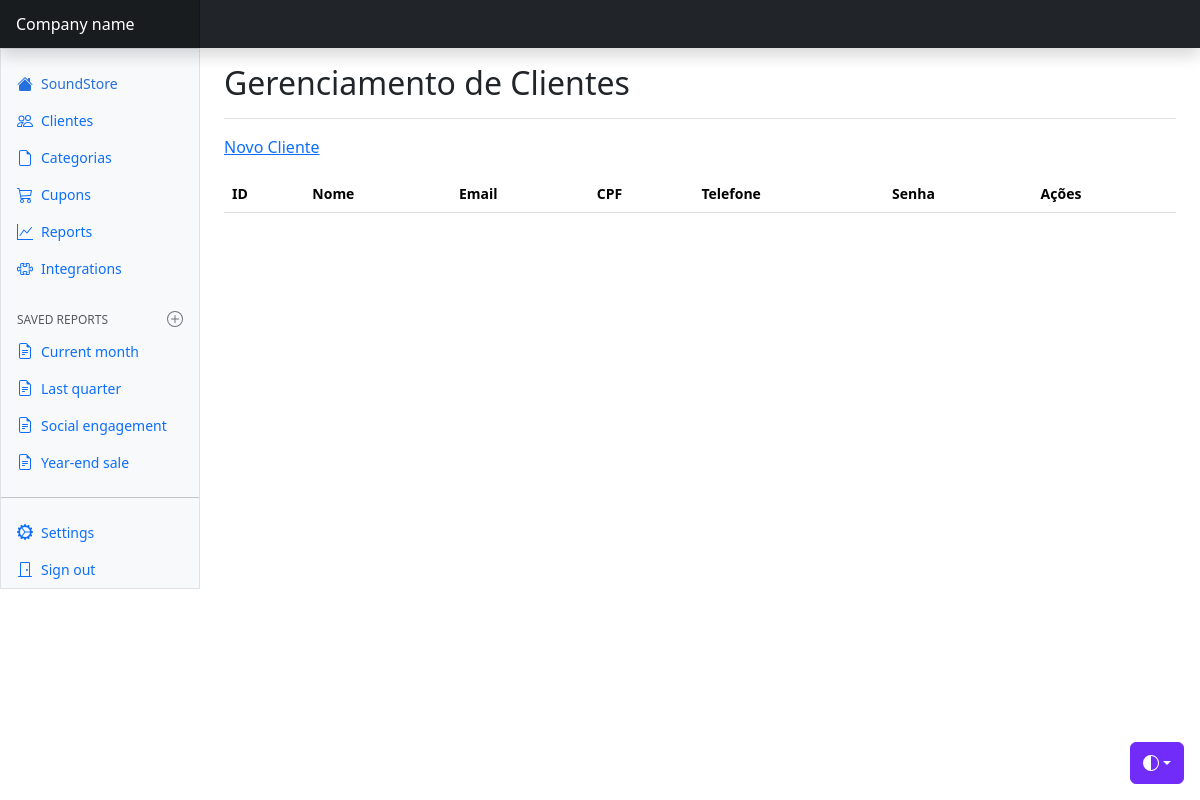
The app's page /views/cliente/index.php, older data.
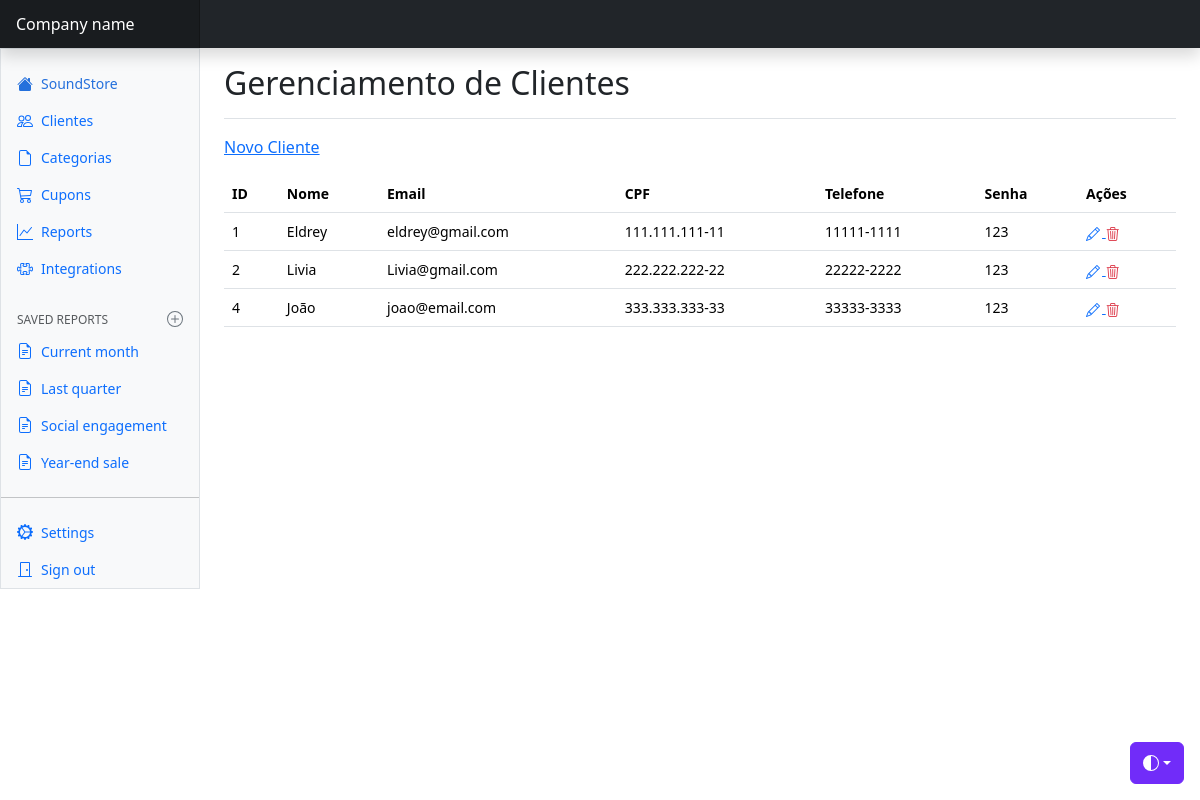
The same page, newer data.
### tables this page shows
CREATE TABLE `clientes` (
  `id` int(11) NOT NULL,
  `nome` varchar(100) DEFAULT NULL,
  `email` varchar(100) DEFAULT NULL,
  `cpf` varchar(14) DEFAULT NULL,
  `telefone` varchar(20) DEFAULT NULL,
  `senha` varchar(100) DEFAULT NULL
);

### config/BD.php (called while the page is built)
<?php
    class BD {
        public static function getConexao() {
            $conn = new PDO(
                "mysql:host=localhost;dbname=soundstore_bd",
                "root",
                ""
            );
            return $conn;
        }
    }

### model/dao/ClienteDAO.php (called while the page is built, shortened)
<?php
    class ClienteDAO {
        public function read() {
            try {
                $query = BD::getConexao()->prepare("SELECT * FROM clientes");
                if(!$query->execute()) {
                    print_r($query->errorInfo());
                }
                $listaClientes = array();
                foreach($query->fetchAll(PDO::FETCH_ASSOC) as $linha) {
                    $cliente = new Cliente();
                    $cliente->setId($linha['id']);
                    $cliente->setNome($linha['nome']);
                    $cliente->setEmail($linha['email']);
                    $cliente->setCpf($linha['cpf']);
                    $cliente->setTelefone($linha['telefone']);
                    $cliente->setSenha($linha['senha']);
                    array_push($listaClientes, $cliente);
                }
                return $listaClientes;
            }
            catch(PDOException $e) {
                echo "Erro #2: " . $e->getMessage();
            }
        }
    }

### model/bean/Cliente.php (called while the page is built)
<?php
    class Cliente {
        private $id;
        private $nome;
        private $email;
        private $cpf;
        private $telefone;
        private $senha;
        public function getId() {
            return $this->id;
        }
        public function setId($id) {
            $this->id = $id;
        }
        public function getNome() {
            return $this->nome;
        }
        public function setNome($nome) {
            $this->nome = $nome;
        }
        public function getEmail() {
            return $this->email;
        }
        public function setEmail($email) {
            $this->email = $email;
        }
        public function getCpf() {
            return $this->cpf;
        }
        public function setCpf($cpf) {
            $this->cpf = $cpf;
        }
        public function getTelefone() {
            return $this->telefone;
        }
        public function setTelefone($telefone) {
            $this->telefone = $telefone;
        }
        public function getSenha() {
            return $this->senha;
        }
        public function setSenha($senha) {
            $this->senha = $senha;
        }
    }

### views/cliente/index.php (the view, shortened to what this page needs)
<?php
    $dao = new ClienteDAO();
?>
<!doctype html>
<html lang="en" data-bs-theme="auto">
  <head>
    <link href="../../css/bootstrap.min.css" rel="stylesheet" />
    <link rel="stylesheet" href="https://cdn.jsdelivr.net/npm/bootstrap-icons@1.13.1/font/bootstrap-icons.min.css">
    <link href="../../css/dashboard.css" rel="stylesheet" />
  </head>
  <body>
    <div
      class="dropdown position-fixed bottom-0 end-0 mb-3 me-3 bd-mode-toggle"
    >
      <button
        class="btn btn-bd-primary py-2 dropdown-toggle d-flex align-items-center"
        id="bd-theme"
        type="button"
        aria-expanded="false"
        data-bs-toggle="dropdown"
        aria-label="Toggle theme (auto)"
      >
        <svg class="bi my-1 theme-icon-active" aria-hidden="true">
          <use href="#circle-half"></use>
        </svg>
      </button>
    </div>
    <header
      class="navbar sticky-top bg-dark flex-md-nowrap p-0 shadow"
      data-bs-theme="dark"
    >
      <a
        class="navbar-brand col-md-3 col-lg-2 me-0 px-3 fs-6 text-white"
        href="#"
        >Company name</a
      >
    </header>
    <div class="container-fluid">
      <div class="row">
        <div
          class="sidebar border border-right col-md-3 col-lg-2 p-0 bg-body-tertiary"
        >
          <div
            class="offcanvas-md offcanvas-end bg-body-tertiary"
            tabindex="-1"
            id="sidebarMenu"
            aria-labelledby="sidebarMenuLabel"
          >
            <?php include "../menu/navbar.php" ?>
          </div>
        </div>
        <main class="col-md-9 ms-sm-auto col-lg-10 px-md-4">
          <div
            class="d-flex justify-content-between flex-wrap flex-md-nowrap align-items-center pt-3 pb-2 mb-3 border-bottom"
          >
            <h1 class="h2">Gerenciamento de Clientes</h1>
          </div>
          <p>
            <a href="create.php">Novo Cliente</a>
          </p>
          <div class="table-responsive small">
            <table class="table table-hover">
                <tr>
                    <th>ID</th>
                    <th>Nome</th>
                    <th>Email</th>
                    <th>CPF</th>
                    <th>Telefone</th>
                    <th>Senha</th>
                    <th>Ações</th>
                </tr>
                <?php foreach($dao->read() as $cliente) : ?>
                    <tr>
                        <td><?= $cliente->getId() ?></td>
                        <td><?= $cliente->getNome() ?></td>
                        <td><?= $cliente->getEmail() ?></td>
                        <td><?= $cliente->getCpf() ?></td>
                        <td><?= $cliente->getTelefone() ?></td>
                        <td><?= $cliente->getSenha() ?></td>
                        <td>
                          <a title="Editar" href="edit.php?id=<?= $cliente->getId() ?>">
                            <i class="bi bi-pencil"></i>
                          </a>
                          <a title="Excluir" class="link-danger" href="destroy.php?id=<?= $cliente->getId() ?>">
                            <i class="bi bi-trash3"></i>
                          </a>
                        </td>
                    </tr>
                <?php endforeach ?>
            </table>
          </div>
        </main>
      </div>
    </div>
  </body>
</html>

### views/menu/navbar.php
<div class="offcanvas-body d-md-flex flex-column p-0 pt-lg-3 overflow-y-auto">
    <ul class="nav flex-column">
    <li class="nav-item">
        <a
        class="nav-link d-flex align-items-center gap-2 active"
        aria-current="page"
        href="../home"
        >
        <svg class="bi" aria-hidden="true">
            <use xlink:href="#house-fill"></use>
        </svg>
            SoundStore
        </a>
    </li>
    <li class="nav-item">
        <a class="nav-link d-flex align-items-center gap-2" href="../cliente">
        <svg class="bi" aria-hidden="true">
            <use xlink:href="#people"></use>
        </svg>
        Clientes
        </a>
    </li>
    <li class="nav-item">
        <a class="nav-link d-flex align-items-center gap-2" href="../categoria">
        <svg class="bi" aria-hidden="true">
            <use xlink:href="#file-earmark"></use>
        </svg>
        Categorias
        </a>
    </li>
    <li class="nav-item">
        <a class="nav-link d-flex align-items-center gap-2" href="../cupons">
        <svg class="bi" aria-hidden="true">
            <use xlink:href="#cart"></use>
        </svg>
        Cupons
        </a>
    </li>
    <li class="nav-item">
        <a class="nav-link d-flex align-items-center gap-2" href="#">
        <svg class="bi" aria-hidden="true">
            <use xlink:href="#graph-up"></use>
        </svg>
        Reports
        </a>
    </li>
    <li class="nav-item">
        <a class="nav-link d-flex align-items-center gap-2" href="#">
        <svg class="bi" aria-hidden="true">
            <use xlink:href="#puzzle"></use>
        </svg>
        Integrations
        </a>
    </li>
    </ul>
    <h6
    class="sidebar-heading d-flex justify-content-between align-items-center px-3 mt-4 mb-1 text-body-secondary text-uppercase"
    >
    <span>Saved reports</span>
    <a
        class="link-secondary"
        href="#"
        aria-label="Add a new report"
    >
        <svg class="bi" aria-hidden="true">
        <use xlink:href="#plus-circle"></use>
        </svg>
    </a>
    </h6>
    <ul class="nav flex-column mb-auto">
    <li class="nav-item">
        <a class="nav-link d-flex align-items-center gap-2" href="#">
        <svg class="bi" aria-hidden="true">
            <use xlink:href="#file-earmark-text"></use>
        </svg>
        Current month
        </a>
    </li>
    <li class="nav-item">
        <a class="nav-link d-flex align-items-center gap-2" href="#">
        <svg class="bi" aria-hidden="true">
            <use xlink:href="#file-earmark-text"></use>
        </svg>
        Last quarter
        </a>
    </li>
    <li class="nav-item">
        <a class="nav-link d-flex align-items-center gap-2" href="#">
        <svg class="bi" aria-hidden="true">
            <use xlink:href="#file-earmark-text"></use>
        </svg>
        Social engagement
        </a>
    </li>
    <li class="nav-item">
        <a class="nav-link d-flex align-items-center gap-2" href="#">
        <svg class="bi" aria-hidden="true">
            <use xlink:href="#file-earmark-text"></use>
        </svg>
        Year-end sale
        </a>
    </li>
    </ul>
    <hr class="my-3" />
    <ul class="nav flex-column mb-auto">
    <li class="nav-item">
        <a class="nav-link d-flex align-items-center gap-2" href="#">
        <svg class="bi" aria-hidden="true">
            <use xlink:href="#gear-wide-connected"></use>
        </svg>
        Settings
        </a>
    </li>
    <li class="nav-item">
        <a class="nav-link d-flex align-items-center gap-2" href="#">
        <svg class="bi" aria-hidden="true">
            <use xlink:href="#door-closed"></use>
        </svg>
        Sign out
        </a>
    </li>
    </ul>
</div>

### css/dashboard.css (style rules this page uses)
.bi { display: inline-block; width: 1rem; height: 1rem; }
.sidebar .nav-link { font-size: .875rem; font-weight: 500; }
.sidebar .nav-link.active { color: #2470dc; }
.sidebar-heading { font-size: .75rem; }
.navbar-brand { padding-top: .75rem; padding-bottom: .75rem; background-color: rgba(0, 0, 0, .25); box-shadow: inset -1px 0 0 rgba(0, 0, 0, .25); }

### views/cliente/index.php (style rules this page uses)
.bi { vertical-align: -0.125em; fill: currentColor; }
.btn-bd-primary { --bd-violet-bg: #712cf9; --bd-violet-rgb: 112.520718, 44.062154, 249.437846; --bs-btn-font-weight: 600; --bs-btn-color: var(--bs-white); --bs-btn-bg: var(--bd-violet-bg); --bs-btn-border-color: var(--bd-violet-bg); --bs-btn-hover-color: var(--bs-white); --bs-btn-hover-bg: #6528e0; --bs-btn-hover-border-color: #6528e0; --bs-btn-focus-shadow-rgb: var(--bd-violet-rgb); --bs-btn-active-color: var(--bs-btn-hover-color); --bs-btn-active-bg: #5a23c8; --bs-btn-active-border-color: #5a23c8; }
.bd-mode-toggle { z-index: 1500; }
.bd-mode-toggle .bi { width: 1em; height: 1em; }

Row changes from the older to the newer data that the page shows:
added clientes: id "1", nome "Eldrey", email "eldrey@gmail.com", cpf "111.111.111-11", telefone "11111-1111", senha "123"
added clientes: id "2", nome "Livia", email "Livia@gmail.com", cpf "222.222.222-22", telefone "22222-2222", senha "123"
added clientes: id "4", nome "João", email "joao@email.com", cpf "333.333.333-33", telefone "33333-3333", senha "123"
